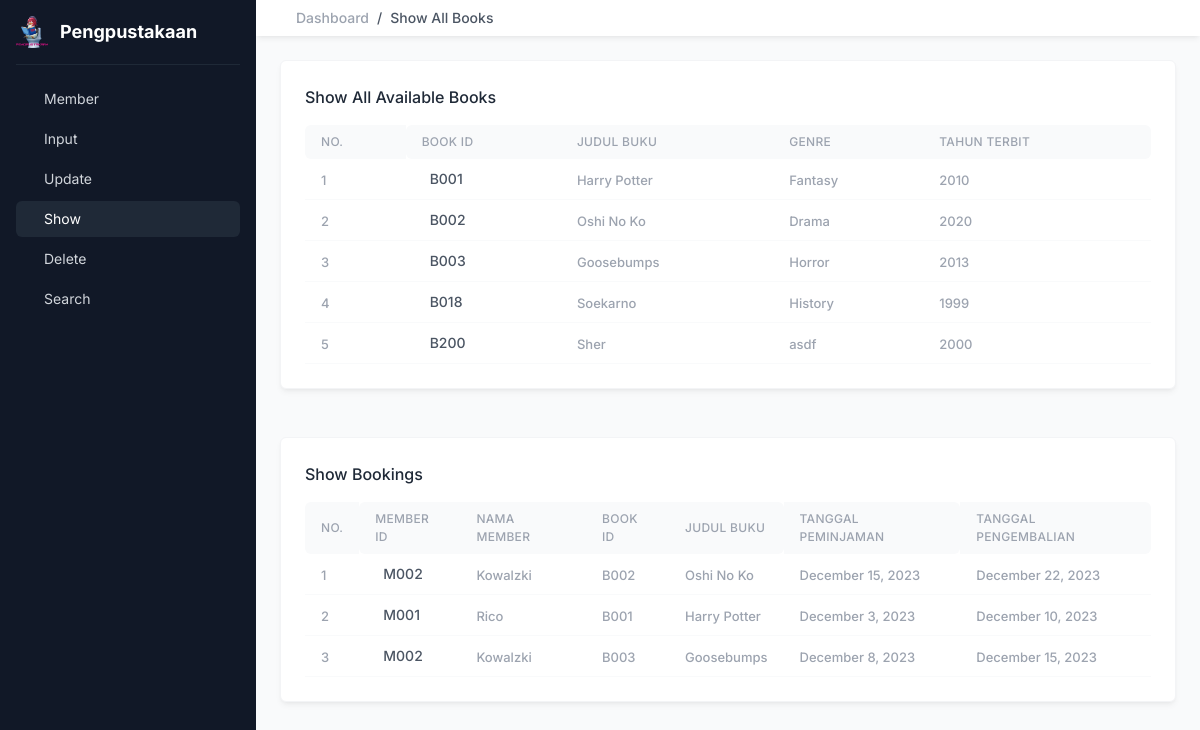
The page /show.php on the database its author committed.
### tables this page shows
CREATE TABLE `tbuku` (
  `IDBuku` char(4) NOT NULL,
  `JudulBuku` varchar(20) DEFAULT NULL,
  `Genre` varchar(20) DEFAULT NULL,
  `TahunTerbit` int(11) DEFAULT NULL
);

### database/database.php (called while the page is built, shortened)
<?php
function connectToDB()
{
    $username = "root";
    $password = "";
    $dataSourceName = "mysql:host=localhost;dbname=perpusku";
    try{
        $conn = new PDO($dataSourceName, $username, $password);
        return $conn;
    }
    catch(PDOException $e){
        echo $e->getMessage();
        return null;
    }
}
function fetchAllBooks(){
    $conn = connectToDB();
    $stmt = $conn->query("SELECT * FROM TBuku");
    $books = [];
    while($book = $stmt->fetch(PDO::FETCH_ASSOC)){
        array_push($books, $book);
    }
    return $books;
}
function fetchAllBookings(){
    $conn = connectToDB();
    $stmt = $conn->query("SELECT * FROM TMeminjam NATURAL JOIN TBuku NATURAL JOIN TMember");
    $bookings = [];
    while($booking = $stmt->fetch(PDO::FETCH_ASSOC)){
        array_push($bookings, $booking);
    }
    return $bookings;
}
?>

### show.php (the view, shortened to what this page needs)
<?php
    require_once "database/database.php";
    $books = fetchAllBooks();
    $bookings = fetchAllBookings();
?>
<!DOCTYPE html>
<html lang="en">
<head>
    <link href="https://cdn.jsdelivr.net/npm/remixicon@3.5.0/fonts/remixicon.css" rel="stylesheet">
    <link rel="stylesheet" href="style.css">
</head>
<body class="text-gray-800 font-inter">
    <div class="fixed left-0 top-0 w-64 h-full bg-gray-900 p-4 z-50 sidebar-menu transition-transform">
        <a href="#" class="flex items-center pb-4 border-b border-b-gray-800">
            <img src="pengpustakaan.png" alt="" class="w-8 h-8 rounded object-cover">
            <span class="text-lg font-bold text-white ml-3">Pengpustakaan</span>
        </a>
        <ul class="mt-4">
            <li class="mb-1 group">
                <a href="index.php" class="flex items-center py-2 px-4 text-gray-300 hover:bg-gray-950 hover:text-gray-100 rounded-md group-[.active]:bg-gray-800 group-[.active]:text-white group-[.selected]:bg-gray-950 group-[.selected]:text-gray-100">
                    <span class="text-sm">Member</span>
                </a>
            </li>
            <li class="mb-1 group">
                <a href="input.php" class="flex items-center py-2 px-4 text-gray-300 hover:bg-gray-950 hover:text-gray-100 rounded-md group-[.active]:bg-gray-800 group-[.active]:text-white group-[.selected]:bg-gray-950 group-[.selected]:text-gray-100 sidebar-dropdown-toggle">
                    <span class="text-sm">Input</span>
                </a>
            </li>
            <li class="mb-1 group">
                <a href="update.php" class="flex items-center py-2 px-4 text-gray-300 hover:bg-gray-950 hover:text-gray-100 rounded-md group-[.active]:bg-gray-800 group-[.active]:text-white group-[.selected]:bg-gray-950 group-[.selected]:text-gray-100 sidebar-dropdown-toggle">
                    <span class="text-sm">Update</span>
                </a>
            </li>
            <li class="mb-1 group active">
                <a href="show.php" class="flex items-center py-2 px-4 text-gray-300 hover:bg-gray-950 hover:text-gray-100 rounded-md group-[.active]:bg-gray-800 group-[.active]:text-white group-[.selected]:bg-gray-950 group-[.selected]:text-gray-100">
                    <span class="text-sm">Show</span>
                </a>
            </li>
            <li class="mb-1 group">
                <a href="delete.php" class="flex items-center py-2 px-4 text-gray-300 hover:bg-gray-950 hover:text-gray-100 rounded-md group-[.active]:bg-gray-800 group-[.active]:text-white group-[.selected]:bg-gray-950 group-[.selected]:text-gray-100">
                    <span class="text-sm">Delete</span>
                </a>
            </li>
            <li class="mb-1 group">
                <a href="search.php" class="flex items-center py-2 px-4 text-gray-300 hover:bg-gray-950 hover:text-gray-100 rounded-md group-[.active]:bg-gray-800 group-[.active]:text-white group-[.selected]:bg-gray-950 group-[.selected]:text-gray-100">
                    <span class="text-sm">Search</span>
                </a>
            </li>
        </ul>
    </div>
    <main class="w-full md:w-[calc(100%-256px)] md:ml-64 bg-gray-50 min-h-screen transition-all main">
        <div class="py-2 px-6 bg-white flex items-center shadow-md shadow-black/5 sticky top-0 left-0 z-30">
            <ul class="flex items-center text-sm ml-4">
                <li class="mr-2">
                    <a href="#" class="text-gray-400 hover:text-gray-600 font-medium">Dashboard</a>
                </li>
                <li class="text-gray-600 mr-2 font-medium">/</li>
                <li class="text-gray-600 mr-2 font-medium">Show All Books</li>
            </ul>
        </div>
        <div class="p-6">
            <div class="grid grid-cols-1 gap-6">
                <div class="bg-white border border-gray-100 shadow-md shadow-black/5 p-6 rounded-md">
                    <div class="flex justify-between mb-4 items-start">
                        <div class="font-medium">Show All Available Books</div>
                    </div>
                    <div class="overflow-x-auto">
                        <table class="w-full min-w-[540px]" data-tab-for="order" data-page="active">
                            <thead>
                                <tr>
                                    <th class="text-[12px] uppercase tracking-wide font-medium text-gray-400 py-2 px-4 bg-gray-50 text-left rounded-tl-md rounded-bl-md">No.</th>
                                    <th class="text-[12px] uppercase tracking-wide font-medium text-gray-400 py-2 px-4 bg-gray-50 text-left rounded-tl-md rounded-bl-md">Book ID</th>
                                    <th class="text-[12px] uppercase tracking-wide font-medium text-gray-400 py-2 px-4 bg-gray-50 text-left">Judul Buku</th>
                                    <th class="text-[12px] uppercase tracking-wide font-medium text-gray-400 py-2 px-4 bg-gray-50 text-left">Genre</th>
                                    <th class="text-[12px] uppercase tracking-wide font-medium text-gray-400 py-2 px-4 bg-gray-50 text-left rounded-tr-md rounded-br-md">Tahun Terbit</th>
                                </tr>
                            </thead>
                            <tbody>
                                <?php $num = 1 ?>
                                <?php foreach ($books as $book): ?>
                                <tr>
                                    <td class="py-2 px-4 border-b border-b-gray-50">
                                        <span class="text-[13px] font-medium text-gray-400"><?= $num ?></span>
                                        <?php $num++ ?>
                                    </td>
                                    <td class="py-2 px-4 border-b border-b-gray-50">
                                        <div class="flex items-center">
                                            <a href="#" class="text-gray-600 text-sm font-medium hover:text-blue-500 ml-2 truncate"><?= $book['IDBuku'] ?></a>
                                        </div>
                                    </td>
                                    <td class="py-2 px-4 border-b border-b-gray-50">
                                        <span class="text-[13px] font-medium text-gray-400"><?= $book['JudulBuku'] ?></span>
                                    </td>
                                    <td class="py-2 px-4 border-b border-b-gray-50">
                                        <span class="text-[13px] font-medium text-gray-400"><?= $book['Genre'] ?></span>
                                    </td>
                                    <td class="py-2 px-4 border-b border-b-gray-50">
                                        <span class="text-[13px] font-medium text-gray-400"><?= $book['TahunTerbit'] ?></span>
                                    </td>
                                </tr>
                                <?php endforeach?>
                            </tbody>
                        </table>
                    </div>
                </div>
            </div>
        </div>
        <div class="p-6">
            <div class="grid grid-cols-1 gap-6 mb-6">
                <div class="bg-white border border-gray-100 shadow-md shadow-black/5 p-6 rounded-md">
                    <div class="flex justify-between mb-4 items-start">
                        <div class="font-medium">Show Bookings</div>
                    </div>
                    <div class="overflow-x-auto">
                        <table class="w-full min-w-[540px]" data-tab-for="order" data-page="active">
                            <thead>
                                <tr>
                                    <th class="text-[12px] uppercase tracking-wide font-medium text-gray-400 py-2 px-4 bg-gray-50 text-left rounded-tl-md rounded-bl-md">No.</th>
                                    <th class="text-[12px] uppercase tracking-wide font-medium text-gray-400 py-2 px-4 bg-gray-50 text-left rounded-tl-md rounded-bl-md">Member ID</th>
                                    <th class="text-[12px] uppercase tracking-wide font-medium text-gray-400 py-2 px-4 bg-gray-50 text-left">Nama Member</th>
                                    <th class="text-[12px] uppercase tracking-wide font-medium text-gray-400 py-2 px-4 bg-gray-50 text-left">Book ID</th>
                                    <th class="text-[12px] uppercase tracking-wide font-medium text-gray-400 py-2 px-4 bg-gray-50 text-left rounded-tr-md rounded-br-md">Judul Buku</th>
                                    <th class="text-[12px] uppercase tracking-wide font-medium text-gray-400 py-2 px-4 bg-gray-50 text-left rounded-tr-md rounded-br-md">Tanggal Peminjaman</th>
                                    <th class="text-[12px] uppercase tracking-wide font-medium text-gray-400 py-2 px-4 bg-gray-50 text-left rounded-tr-md rounded-br-md">Tanggal Pengembalian</th>
                                </tr>
                            </thead>
                            <tbody>
                                <?php $num = 1 ?>
                                <?php foreach ($bookings as $booking): ?>
                                <tr>
                                    <td class="py-2 px-4 border-b border-b-gray-50">
                                        <span class="text-[13px] font-medium text-gray-400"><?= $num ?></span>
                                        <?php $num++ ?>
                                    </td>
                                    <td class="py-2 px-4 border-b border-b-gray-50">
                                        <div class="flex items-center">
                                            <a href="#" class="text-gray-600 text-sm font-medium hover:text-blue-500 ml-2 truncate"><?= $booking['IDMember'] ?></a>
                                        </div>
                                    </td>
                                    <td class="py-2 px-4 border-b border-b-gray-50">
                                        <span class="text-[13px] font-medium text-gray-400"><?= $booking['NamaMember'] ?></span>
                                    </td>
                                    <td class="py-2 px-4 border-b border-b-gray-50">
                                        <span class="text-[13px] font-medium text-gray-400"><?= $booking['IDBuku'] ?></span>
                                    </td>
                                    <td class="py-2 px-4 border-b border-b-gray-50">
                                        <span class="text-[13px] font-medium text-gray-400"><?= $booking['JudulBuku'] ?></span>
                                    </td>
                                    <td class="py-2 px-4 border-b border-b-gray-50">
                                        <span class="text-[13px] font-medium text-gray-400"><?php echo date("F j, Y", strtotime($booking['TanggalPeminjaman'])); ?></span>
                                    </td>
                                    <td class="py-2 px-4 border-b border-b-gray-50">
                                        <span class="text-[13px] font-medium text-gray-400"><?php echo date("F j, Y", strtotime($booking['TanggalPengembalian'])); ?></span>
                                    </td>
                                </tr>
                                <?php endforeach?>
                            </tbody>
                        </table>
                    </div>
                </div>
            </div>
        </div>
    </main>
</body>
</html>

### rows shown on the page
tbuku: IDBuku "B001", JudulBuku "Harry Potter", Genre "Fantasy", TahunTerbit "2010"
tbuku: IDBuku "B002", JudulBuku "Oshi No Ko", Genre "Drama", TahunTerbit "2020"
tbuku: IDBuku "B003", JudulBuku "Goosebumps", Genre "Horror", TahunTerbit "2013"
tbuku: IDBuku "B018", JudulBuku "Soekarno", Genre "History", TahunTerbit "1999"
tbuku: IDBuku "B200", JudulBuku "Sher", Genre "asdf", TahunTerbit "2000"

### other values the page prints
$booking['IDMember'] "M002"
$booking['NamaMember'] "Kowalzki"
$booking['IDBuku'] "B002"
$booking['JudulBuku'] "Oshi No Ko"
date("F j, Y", strtotime($booking['TanggalPeminjaman'])) "December 15, 2023"
date("F j, Y", strtotime($booking['TanggalPengembalian'])) "December 22, 2023"
$booking['IDMember'] "M001"
$booking['NamaMember'] "Rico"
$booking['IDBuku'] "B001"
$booking['JudulBuku'] "Harry Potter"
date("F j, Y", strtotime($booking['TanggalPeminjaman'])) "December 3, 2023"
date("F j, Y", strtotime($booking['TanggalPengembalian'])) "December 10, 2023"
$booking['IDBuku'] "B003"
$booking['JudulBuku'] "Goosebumps"
date("F j, Y", strtotime($booking['TanggalPeminjaman'])) "December 8, 2023"
